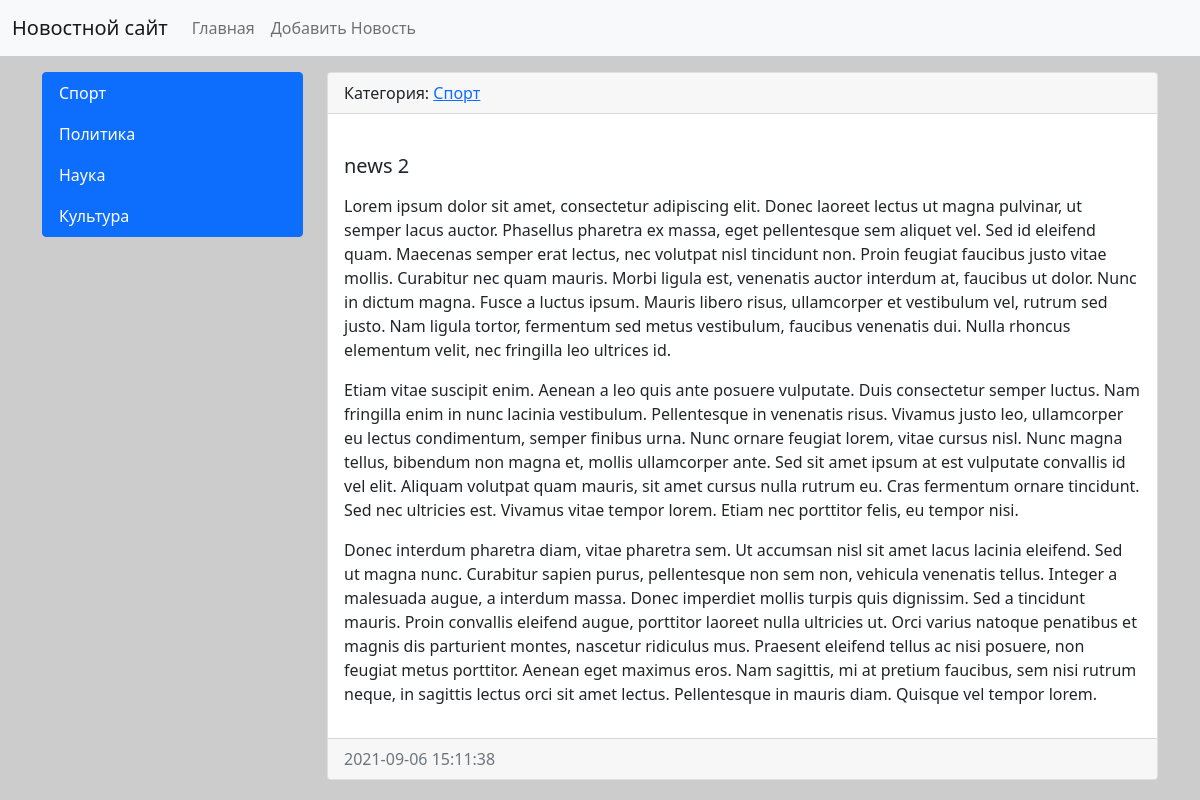
Screenshot of /news/2/ with the database file from the repository.
### news/models.py (models this page shows, shortened)
class Category(models.Model):
    title = models.CharField(max_length=150, db_index=True, verbose_name='Наименование категории')
    def get_absolute_url(self):
        return reverse('category', kwargs={'category_id': self.pk})
    def __str__(self):
        return self.title
    class Meta:
        verbose_name = 'Категория'
        verbose_name_plural = 'Категории'
        ordering = ['-title']

class News(models.Model):
    title = models.CharField(max_length=150, verbose_name='Наименование')
    content = models.TextField(blank=True, verbose_name='Контент')
    created_at = models.DateTimeField(auto_now_add=True, verbose_name='Дата публикации')
    updated_at = models.DateTimeField(auto_now=True, verbose_name='Обновлено')
    photo = models.ImageField(blank=True, upload_to='photos/%Y/%m/%d/', verbose_name='Опубликовано')
    is_published = models.BooleanField(default=True)
    category = models.ForeignKey('Category', on_delete=models.PROTECT, verbose_name = 'Категория')
    def get_absolute_url(self):
        return reverse('view_news', kwargs={'news_id': self.pk})
    class Meta:
        verbose_name='Новость'
        verbose_name_plural='Новости'
        ordering=['-created_at']

### news/views.py (the view)
# urls.py: path('news/<int:news_id>/', view_news, name='view_news'),
def view_news(request, news_id):
    news_item = get_object_or_404(News, pk=news_id)
    return render(request, 'news/view_news.html', {'news_item': news_item})

### news/templatetags/news_tags.py (called while the page is built)
@register.inclusion_tag('news/list_categories.html')
def show_categories(arg1='hello', arg2='world'):
    categories = Category.objects.all()
    return {"categories": categories, 'arg1':arg1,'arg2':arg2}

### news/templates/news/view_news.html (shortened to what this page needs)
{% extends 'base.html' %}
{% block sidebar %}
{% include 'inc/_sidebar.html' %}
{% endblock %}
{% block content %}
<div class="card mb-3">
    <div class="card-header">
        Категория: <a href="{{ news_item.get_absolute_url }}" >{{ news_item.category }}</a>
    </div>
    <div class="card-body">
        <div class ='media'>
            <div class="media-body">
                <h5 class="card-title">{{ news_item.title }}</h5>
                <p class="card-text">{{ news_item.content|safe|linebreaks }}</p>
            </div>
        </div>
    </div>
    <div class="card-footer text-muted">
        {{ news_item.created_at|date:"Y-m-d H:i:s" }}
    </div>
</div>
{% endblock %}

### news/templates/news/list_categories.html
<div class="list-group">
    {% for item in  categories %}
    <a href="{{ item.get_absolute_url }}" class="list-group-item list-group-item-action active" >
        {{ item.title }}
    </a>
    {% endfor %}
</div>

### rows the page displays
Category: title "Спорт"
Category: title "Политика"
Category: title "Наука"
Category: title "Культура"
News: category "Спорт", title "news 2", content "Lorem ipsum dolor sit amet, consectetur adipiscing elit. Donec laoreet lectus ut magna pulvinar, ut semper lacus auctor. Phasellus pharetra ex massa, eget pellentesque sem aliquet vel. Sed id eleifend quam. Maecenas semper erat lectus, nec volutpat nisl tincidunt non. Proin feugiat faucibus justo vitae mollis. Curabitur nec quam mauris. Morbi ligula est, venenatis auctor interdum at, faucibus ut dolor. Nunc in dictum magna. Fusce a luctus ipsum. Mauris libero risus, ullamcorper et vestibulum vel, rutrum sed justo. Nam ligula tortor, fermentum sed metus vestibulum, faucibus venenatis dui. Nulla rhoncus elementum velit, nec fringilla leo ultrices id. Etiam vitae suscipit enim. Aenean a leo…", created_at "2021-09-06 15:11:38"
